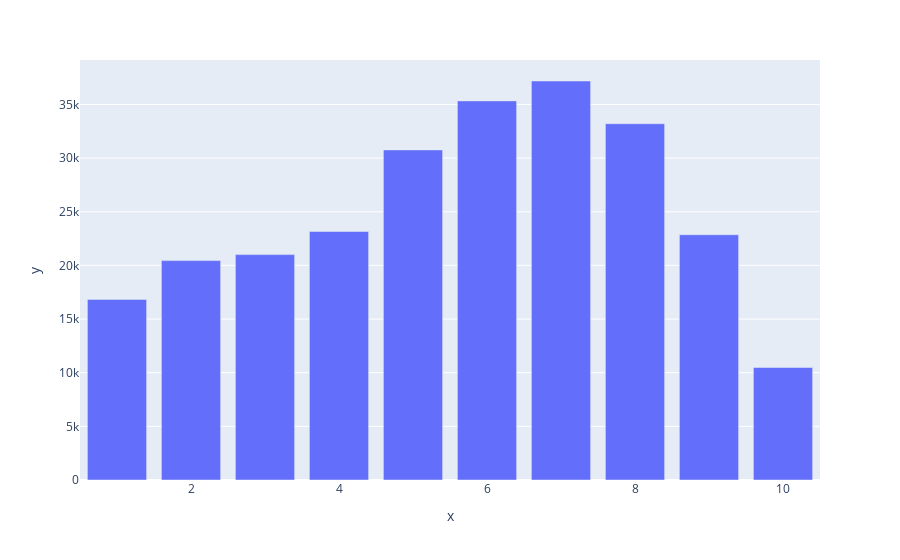

Here is the notebook cell this chart was saved with:
### Code cell
px.bar(x = train_df_add[train_df.target == 0].unique_sites.value_counts().keys()
      , y = train_df_add[train_df.target == 0].unique_sites.value_counts()
      )

### Figure 1 — Plotly figure (JSON) as saved in the notebook; plotly's stock layout.template omitted (floating-point values rounded to 4 significant figures)
{"data": [{"alignmentgroup": "True", "hoverlabel": {"namelength": 0}, "hovertemplate": "x=%{x}<br>y=%{y}", "legendgroup": "", "marker": {"color": "#636efa"}, "name": "", "offsetgroup": "", "orientation": "v", "showlegend": false, "textposition": "auto", "type": "bar", "x": [7, 6, 8, 5, 4, 9, 3, 2, 1, 10], "xaxis": "x", "y": [37185, 35332, 33203, 30763, 23162, 22855, 21004, 20446, 16830, 10484], "yaxis": "y"}], "layout": {"autosize": true, "barmode": "relative", "legend": {"tracegroupgap": 0}, "margin": {"t": 60}, "xaxis": {"anchor": "y", "autorange": true, "domain": [0, 1], "range": [0.5, 10.5], "title": {"text": "x"}, "type": "linear"}, "yaxis": {"anchor": "x", "autorange": true, "domain": [0, 1], "range": [0, 39140.0], "title": {"text": "y"}, "type": "linear"}}}
